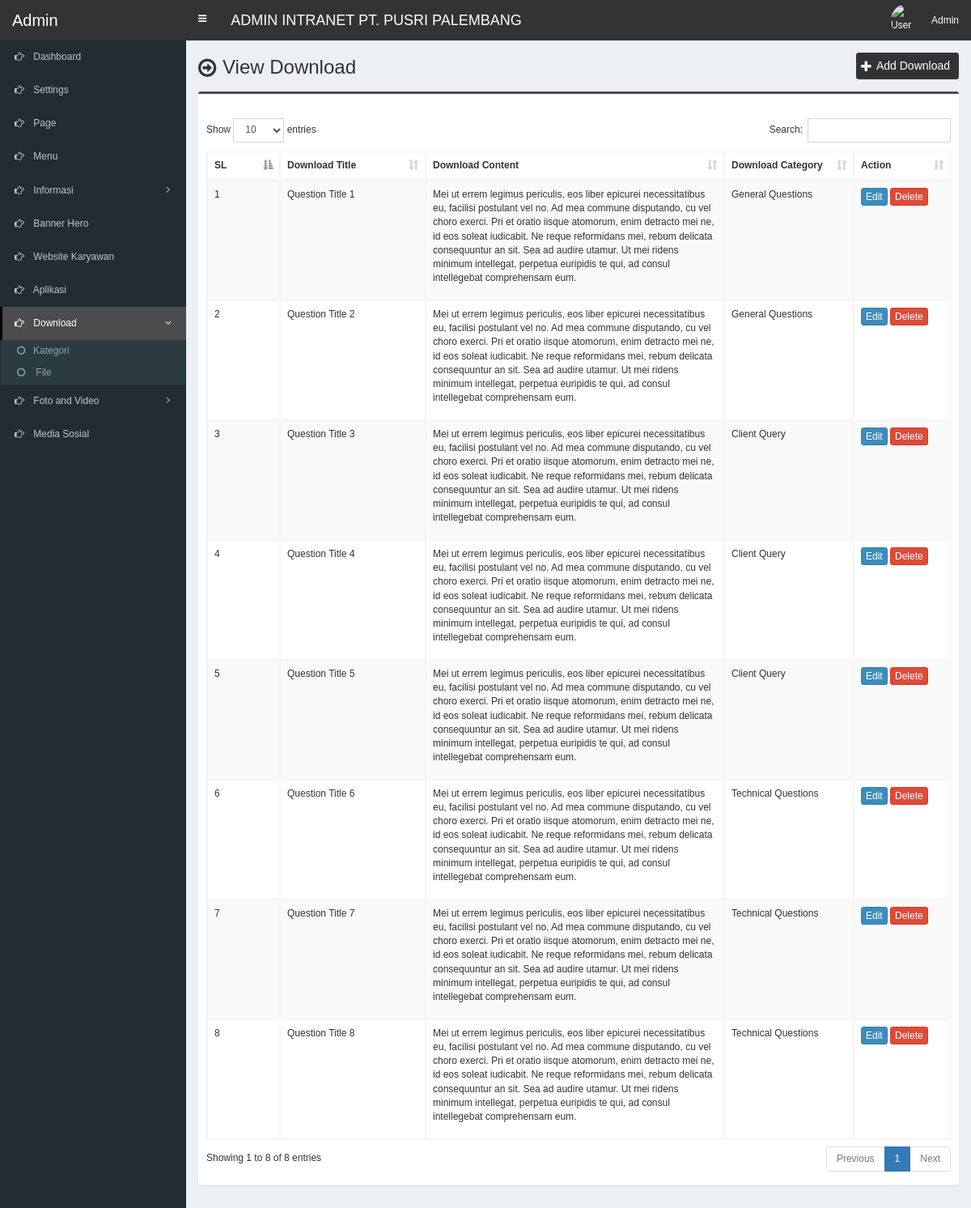
Page /admin/faq.php (signed in) on the committed database.
### tables this page shows
CREATE TABLE `tbl_faq` (
  `faq_id` int(11) NOT NULL,
  `faq_title` varchar(255) NOT NULL,
  `faq_content` text NOT NULL,
  `faq_category_id` int(11) NOT NULL
);

CREATE TABLE `tbl_faq_category` (
  `faq_category_id` int(11) NOT NULL,
  `faq_category_name` varchar(255) NOT NULL
);

### admin/faq.php (the view, shortened to what this page needs)
<?php require_once('header.php'); ?>
<section class="content-header">
	<div class="content-header-left">
		<h1>View Download</h1>
	</div>
	<div class="content-header-right">
		<a href="faq-add.php" class="btn btn-primary btn-sm">Add Download</a>
	</div>
</section>
<section class="content">
  <div class="row">
    <div class="col-md-12">
      <div class="box box-info">
        <div class="box-body table-responsive">
          <table id="example1" class="table table-bordered table-striped">
			<thead>
			    <tr>
			        <th width="50">SL</th>
			        <th width="140">Download Title</th>
			        <th>Download Content</th>
			        <th width="120">Download Category</th>
			        <th width="80">Action</th>
			    </tr>
			</thead>
            <tbody>
	            <?php
	            	$i=0;
	            	$statement = $pdo->prepare("SELECT
												t1.faq_id,
												t1.faq_title,
												t1.faq_content,
												t1.faq_category_id,
												t2.faq_category_id,
												t2.faq_category_name
	            	                           	FROM tbl_faq t1
	            	                           	JOIN tbl_faq_category t2
	            	                           	ON t1.faq_category_id = t2.faq_category_id");
	            	$statement->execute();
	            	$result = $statement->fetchAll(PDO::FETCH_ASSOC);
	            	foreach ($result as $row) {
	            		$i++;
		            	?>
			            <tr>
			                <td><?php echo $i; ?></td>
			                <td><?php echo $row['faq_title']; ?></td>
			                <td><?php echo $row['faq_content']; ?></td>
			                <td><?php echo $row['faq_category_name']; ?></td>
			                <td>
			                    <a href="faq-edit.php?id=<?php echo $row['faq_id']; ?>" class="btn btn-primary btn-xs">Edit</a>
			                    <a href="#" class="btn btn-danger btn-xs" data-href="faq-delete.php?id=<?php echo $row['faq_id']; ?>" data-toggle="modal" data-target="#confirm-delete">Delete</a>
			                </td>
			            </tr>
			            <?php
	            	}
	            ?>
            </tbody>
          </table>
        </div>
      </div>
</section>
<?php require_once('footer.php'); ?>

### admin/header.php (shortened to what this page needs)
<!DOCTYPE html>
<html>
<head>
	<link rel="stylesheet" href="css/bootstrap.min.css">
	<link rel="stylesheet" href="css/font-awesome.min.css">
	<link rel="stylesheet" href="css/ionicons.min.css">
	<link rel="stylesheet" href="css/datepicker3.css">
	<link rel="stylesheet" href="css/all.css">
	<link rel="stylesheet" href="css/select2.min.css">
	<link rel="stylesheet" href="css/dataTables.bootstrap.css">
	<link rel="stylesheet" href="css/jquery.fancybox.css">
	<link rel="stylesheet" href="css/AdminLTE.min.css">
	<link rel="stylesheet" href="css/_all-skins.min.css">
	<link rel="stylesheet" href="css/on-off-switch.css">
	<link rel="stylesheet" href="css/summernote.css">
	<link rel="stylesheet" href="style.css">
</head>
<body class="hold-transition fixed skin-blue sidebar-mini">
	<div class="wrapper">
		<header class="main-header">
			<a href="index.php" class="logo">
				<span class="logo-lg">Admin</span>
			</a>
			<nav class="navbar navbar-static-top">
				<a href="#" class="sidebar-toggle" data-toggle="offcanvas" role="button">
				</a>
				<span style="float:left;line-height:50px;color:#fff;padding-left:15px;font-size:18px;">ADMIN INTRANET PT. PUSRI PALEMBANG</span>
				<div class="navbar-custom-menu">
					<ul class="nav navbar-nav">
						<li class="dropdown user user-menu">
							<a href="#" class="dropdown-toggle" data-toggle="dropdown">
								<img src="../assets/uploads/<?php echo $_SESSION['user']['photo']; ?>" class="user-image" alt="User Image">
								<span class="hidden-xs"><?php echo 'Admin'; ?></span>
							</a>
						</li>
					</ul>
				</div>
			</nav>
		</header>
  		<?php $cur_page = substr($_SERVER["SCRIPT_NAME"],strrpos($_SERVER["SCRIPT_NAME"],"/")+1); ?>
  		<aside class="main-sidebar">
    		<section class="sidebar">
      			<ul class="sidebar-menu">
			        <li class="treeview <?php if($cur_page == 'index.php') {echo 'active';} ?>">
			          <a href="index.php">
			            <i class="fa fa-hand-o-right"></i> <span>Dashboard</span>
			          </a>
			        </li>
			        <li class="treeview <?php if( ($cur_page == 'settings.php') ) {echo 'active';} ?>">
			          <a href="settings.php">
			            <i class="fa fa-hand-o-right"></i> <span>Settings</span>
			          </a>
			        </li>
			        <li class="treeview <?php if( ($cur_page == 'page-add.php')||($cur_page == 'page.php')||($cur_page == 'page-edit.php') ) {echo 'active';} ?>">
			          <a href="page.php">
			            <i class="fa fa-hand-o-right"></i> <span>Page</span>
			          </a>
			        </li>
			        <li class="treeview <?php if( ($cur_page == 'menu-add.php')||($cur_page == 'menu.php')||($cur_page == 'menu-edit.php') ) {echo 'active';} ?>">
			          <a href="menu.php">
			            <i class="fa fa-hand-o-right"></i> <span>Menu</span>
			          </a>
			        </li>
					<li class="treeview <?php if( ($cur_page == 'category-add.php')||($cur_page == 'category.php')||($cur_page == 'category-edit.php') || ($cur_page == 'news-add.php')||($cur_page == 'news.php')||($cur_page == 'news-edit.php') || ($cur_page == 'comment.php') ) {echo 'active';} ?>">
						<a href="#">
							<i class="fa fa-hand-o-right"></i>
							<span>Informasi</span>
							<span class="pull-right-container">
								<i class="fa fa-angle-left pull-right"></i>
							</span>
						</a>
					</li>
					<li class="treeview <?php if( ($cur_page == 'slider-add.php')||($cur_page == 'slider.php')||($cur_page == 'slider-edit.php') ) {echo 'active';} ?>">
			          <a href="slider.php">
			            <i class="fa fa-hand-o-right"></i> <span>Banner Hero</span>
			          </a>
			        </li>
			        <li class="treeview <?php if( ($cur_page == 'partner-add.php')||($cur_page == 'partner.php')||($cur_page == 'partner-edit.php') ) {echo 'active';} ?>">
			          <a href="partner.php">
			            <i class="fa fa-hand-o-right"></i> <span>Website Karyawan</span>
			          </a>
			        </li>
			        <li class="treeview <?php if( ($cur_page == 'service-add.php')||($cur_page == 'service.php')||($cur_page == 'service-edit.php') ) {echo 'active';} ?>">
			          <a href="service.php">
			            <i class="fa fa-hand-o-right"></i> <span>Aplikasi</span>
			          </a>
			        </li>
					<li class="treeview <?php if( ($cur_page == 'faq-category-add.php')||($cur_page == 'faq-category.php')||($cur_page == 'faq-category-edit.php') || ($cur_page == 'faq-add.php')||($cur_page == 'faq.php')||($cur_page == 'faq-edit.php') ) {echo 'active';} ?>">
						<a href="#">
							<i class="fa fa-hand-o-right"></i>
							<span>Download</span>
							<span class="pull-right-container">
								<i class="fa fa-angle-left pull-right"></i>
							</span>
						</a>
						<ul class="treeview-menu">
							<li><a href="faq-category.php"><i class="fa fa-circle-o"></i>Kategori</a></li>
							<li><a href="faq.php"><i class="fa fa-circle-o"></i> File</a></li>
						</ul>
					</li>
			        <li class="treeview <?php if( ($cur_page == 'photo-category-add.php')||($cur_page == 'photo-category.php')||($cur_page == 'photo-category-edit.php') || ($cur_page == 'photo-add.php')||($cur_page == 'photo.php')||($cur_page == 'photo-edit.php') || ($cur_page == 'video-category-add.php')||($cur_page == 'video-category.php')||($cur_page == 'video-category-edit.php') || ($cur_page == 'video-add.php')||($cur_page == 'video.php')||($cur_page == 'video-edit.php') ) {echo 'active';} ?>">
						<a href="#">
							<i class="fa fa-hand-o-right"></i>
							<span>Foto and Video</span>
							<span class="pull-right-container">
								<i class="fa fa-angle-left pull-right"></i>
							</span>
						</a>
					</li>
			        <li class="treeview <?php if( ($cur_page == 'social-media.php') ) {echo 'active';} ?>">
			          <a href="social-media.php">
			            <i class="fa fa-hand-o-right"></i> <span>Media Sosial</span>
			          </a>
			        </li>
      			</ul>
    		</section>
  		</aside>
  		<div class="content-wrapper">

### admin/footer.php (shortened to what this page needs)
		</div>
	</div>
</body>
</html>

### admin/style.css (style rules this page uses)
body { font-size: 12px; font-family: 'verdana', sans-serif; }
.navbar-nav>.user-menu .user-image { width: 40px; height: 40px; margin-top: -10px; }
.content-header>h1, .content-header .content-header-left h1 { font-family: 'verdana', sans-serif; }
.main-header .logo { text-align: left; }
.main-header .logo .logo-lg { font-family: 'verdana', sans-serif; }
.box-info { padding-top: 20px; }
.sidebar-menu li.active>a>.pull-right-container>.fa-angle-left { -webkit-transform: rotate(90deg); -ms-transform: rotate(90deg); -o-transform: rotate(90deg); transform: rotate(90deg); }
.sidebar-menu li>a>.pull-right-container>.fa-angle-left:before { content: "\f105"; }
.content-header { overflow: hidden; }
.content-header .content-header-left { float: left; padding-top: 5px; }
.content-header .content-header-right { float: right; }
.content-header .content-header-left h1 { margin-top: 0; margin-bottom: 0; padding-left: 30px; font-size: 24px; position: relative; }
.content-header .content-header-left h1:before { position: absolute; top: 0; left: 0; font-family: 'FontAwesome', sans-serif; font-size: 26px; content: '\f18e'; }
.content-header .content-header-right a { position: relative; padding-left: 24px; font-size: 14px; }
.content-header .content-header-right a:before { position: absolute; top: 4px; left: 5px; font-family: 'FontAwesome', sans-serif; font-size: 16px; content: '\f067'; }
.skin-blue .sidebar-menu>li:hover>a, .skin-blue .sidebar-menu>li.active>a { color: #fff; background: #3c8dbc; border-left-color: #3c8dbc; }
.skin-blue .main-header .logo, .skin-blue .main-header .logo:hover, .skin-blue .main-header .navbar, .skin-blue .main-header .navbar .sidebar-toggle:hover { background-color: #333333; }
.skin-blue .sidebar-menu>li:hover>a, .skin-blue .sidebar-menu>li.active>a { background-color: #4c4c4c; border-left-color: #000000; }
.box.box-info { border-top-color: #4c4c4c; }
.content-header .content-header-right a { background-color: #333333; border-color: #333333; }
.sidebar-menu .treeview-menu>li>a { font-size: 12px; }

### rows in the picture
tbl_faq: faq_title "Question Title 1", faq_content "Mei ut errem legimus periculis, eos liber epicurei necessitatibus eu, facilisi postulant vel no. Ad mea commune disputando, cu vel choro exerci. Pri et oratio iisque atomorum, enim detracto mei ne, id eos soleat iudicabit. Ne reque reformidans mei, rebum delicata consequuntur an sit. Sea ad audire utamur. Ut mei ridens minimum intellegat, perpetua euripidis te qui, ad consul intellegebat comprehensam eum.", faq_category.faq_category_name "General Questions"
tbl_faq: faq_title "Question Title 2", faq_content "Mei ut errem legimus periculis, eos liber epicurei necessitatibus eu, facilisi postulant vel no. Ad mea commune disputando, cu vel choro exerci. Pri et oratio iisque atomorum, enim detracto mei ne, id eos soleat iudicabit. Ne reque reformidans mei, rebum delicata consequuntur an sit. Sea ad audire utamur. Ut mei ridens minimum intellegat, perpetua euripidis te qui, ad consul intellegebat comprehensam eum.", faq_category.faq_category_name "General Questions"
tbl_faq: faq_title "Question Title 3", faq_content "Mei ut errem legimus periculis, eos liber epicurei necessitatibus eu, facilisi postulant vel no. Ad mea commune disputando, cu vel choro exerci. Pri et oratio iisque atomorum, enim detracto mei ne, id eos soleat iudicabit. Ne reque reformidans mei, rebum delicata consequuntur an sit. Sea ad audire utamur. Ut mei ridens minimum intellegat, perpetua euripidis te qui, ad consul intellegebat comprehensam eum.", faq_category.faq_category_name "Client Query"
tbl_faq: faq_title "Question Title 4", faq_content "Mei ut errem legimus periculis, eos liber epicurei necessitatibus eu, facilisi postulant vel no. Ad mea commune disputando, cu vel choro exerci. Pri et oratio iisque atomorum, enim detracto mei ne, id eos soleat iudicabit. Ne reque reformidans mei, rebum delicata consequuntur an sit. Sea ad audire utamur. Ut mei ridens minimum intellegat, perpetua euripidis te qui, ad consul intellegebat comprehensam eum.", faq_category.faq_category_name "Client Query"
tbl_faq: faq_title "Question Title 5", faq_content "Mei ut errem legimus periculis, eos liber epicurei necessitatibus eu, facilisi postulant vel no. Ad mea commune disputando, cu vel choro exerci. Pri et oratio iisque atomorum, enim detracto mei ne, id eos soleat iudicabit. Ne reque reformidans mei, rebum delicata consequuntur an sit. Sea ad audire utamur. Ut mei ridens minimum intellegat, perpetua euripidis te qui, ad consul intellegebat comprehensam eum.", faq_category.faq_category_name "Client Query"
tbl_faq: faq_title "Question Title 6", faq_content "Mei ut errem legimus periculis, eos liber epicurei necessitatibus eu, facilisi postulant vel no. Ad mea commune disputando, cu vel choro exerci. Pri et oratio iisque atomorum, enim detracto mei ne, id eos soleat iudicabit. Ne reque reformidans mei, rebum delicata consequuntur an sit. Sea ad audire utamur. Ut mei ridens minimum intellegat, perpetua euripidis te qui, ad consul intellegebat comprehensam eum.", faq_category.faq_category_name "Technical Questions"
tbl_faq: faq_title "Question Title 7", faq_content "Mei ut errem legimus periculis, eos liber epicurei necessitatibus eu, facilisi postulant vel no. Ad mea commune disputando, cu vel choro exerci. Pri et oratio iisque atomorum, enim detracto mei ne, id eos soleat iudicabit. Ne reque reformidans mei, rebum delicata consequuntur an sit. Sea ad audire utamur. Ut mei ridens minimum intellegat, perpetua euripidis te qui, ad consul intellegebat comprehensam eum.", faq_category.faq_category_name "Technical Questions"
tbl_faq: faq_title "Question Title 8", faq_content "Mei ut errem legimus periculis, eos liber epicurei necessitatibus eu, facilisi postulant vel no. Ad mea commune disputando, cu vel choro exerci. Pri et oratio iisque atomorum, enim detracto mei ne, id eos soleat iudicabit. Ne reque reformidans mei, rebum delicata consequuntur an sit. Sea ad audire utamur. Ut mei ridens minimum intellegat, perpetua euripidis te qui, ad consul intellegebat comprehensam eum.", faq_category.faq_category_name "Technical Questions"
